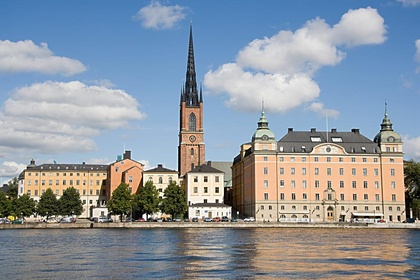
%> input picture Silouette_Recons/recon1/image.jpg, 420 x 280 px, shrunk from 1024 x 683 before the run
$ octave rotate_4.m   (GNU Octave 9; MATLAB toolbox functions it lacks are replaced by stand-ins)
%> lines starting %> are read from the running program, lines starting %| are printed output that depends on the picture; in (x1, y1, x2, y2) boxes, pixels count from 0 and x2, y2 are one past the last pixel; in counts of white or black regions, pixels touching at a corner belong together; the program's own positions count from 1
close all;
clear;
%this implementation is fine. But still there is black box outside of the
%picture
img=imread('image.jpg');
%> img is the input picture: size 280x420x3 uint8; mean R, G, B 142, 150.6, 160
[m,n,p]=size(img);
%> m = 280; n = 420; p = 3

theta=pi/2;% theta > 0 theta < pi/2

%get the size of the box
new_img_size=ceil((m^2+n^2)^0.5);
%> new_img_size = 505
img_rotate=uint8(zeros(new_img_size,new_img_size,3));
img_rotate_ipt=imrotate(img,theta*180/pi);
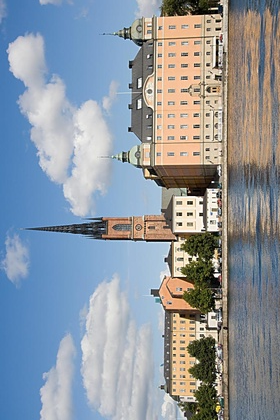
%> img_rotate_ipt: size 420x280x3 uint8; mean R, G, B 142, 150.6, 160; mean of the top-left, top-right, bottom-left and bottom-right quarters 166.4, 144.8, 162.2, 130.1

figure,imshow(img_rotate_ipt);

cos_val	= cos(theta);
sin_val	= sin(theta);

% [19 lines of commented-out code are left out]

x0=(1:m)';
%> x0 = 280 values from 1 to 280
y0=(1:n);
%> y0 = 420 values from 1 to 420
x1=repmat(x0,1,n);
y1=repmat(y0,m,1);
% [x1,y1]=meshgrid(x0,y0);

x = uint32((x1-m/2)*cos_val - (y1-n/2)*sin_val + new_img_size/2);	%完善下边(齿距)
y = uint32((x1-m/2)*sin_val + (y1-n/2)*cos_val + 0.5 + new_img_size/2);
for i=1:m
    for j=1:n
        img_rotate(x(i,j),y(i,j),:)=img(i,j,:);
    end
end
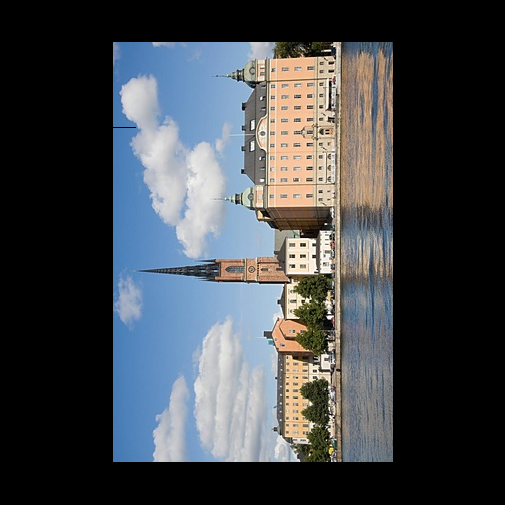
%> img_rotate: size 505x505x3 uint8; mean R, G, B 65.5, 69.4, 73.8
% img_rotate(x(x0,y0),y(x0,y0),:)=img(x1(x0,y0),y1(x0,y0),:);%wrong
% implementation, not advisable


x = uint32((x1-m/2)*cos_val - (y1-n/2)*sin_val + 0.5 + new_img_size/2);	%完善右边(齿距)
y = uint32((x1-m/2)*sin_val + (y1-n/2)*cos_val + new_img_size/2);			%
% [5 lines of commented-out code are left out]
for i=1:m
    for j=1:n
        img_rotate(x(i,j),y(i,j),:)=img(i,j,:);%Right
    end
end
%> img_rotate: size 505x505x3 uint8; 0.09% of pixels changed, all inside (x1, y1, x2, y2) = (113, 125, 136, 462)

x = uint32((x1-m/2)*cos_val - (y1-n/2)*sin_val + 0.5 + new_img_size/2);	%完善上边(齿距)
y = uint32((x1-m/2)*sin_val + (y1-n/2)*cos_val - 0.5 + new_img_size/2);
% [4 lines of commented-out code are left out]
for i=1:m
    for j=1:n
        img_rotate(x(i,j),y(i,j),:)=img(i,j,:);
    end
end
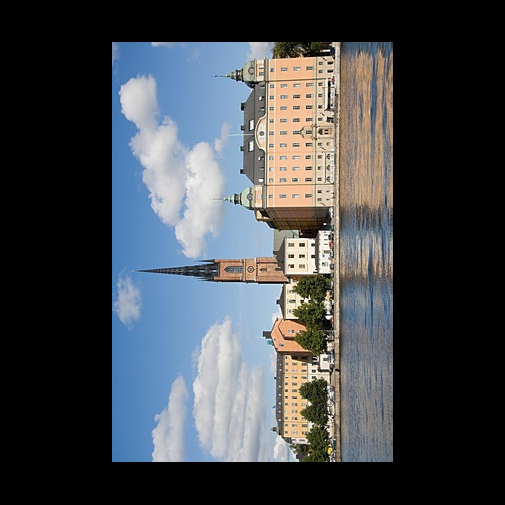
%> img_rotate: size 505x505x3 uint8; mean R, G, B 65.7, 69.6, 74

x = uint32((x1-m/2)*cos_val - (y1-n/2)*sin_val + new_img_size/2);	%完善左边(齿距)
y = uint32((x1-m/2)*sin_val + (y1-n/2)*cos_val -0.5 + new_img_size/2);
% [4 lines of commented-out code are left out]
for i=1:m
    for j=1:n
        img_rotate(x(i,j),y(i,j),:)=img(i,j,:);
    end
end
%> img_rotate: size 505x505x3 uint8; 0.01% of pixels changed, all inside (x1, y1, x2, y2) = (112, 125, 135, 127)

figure;
imshow(img_rotate);
